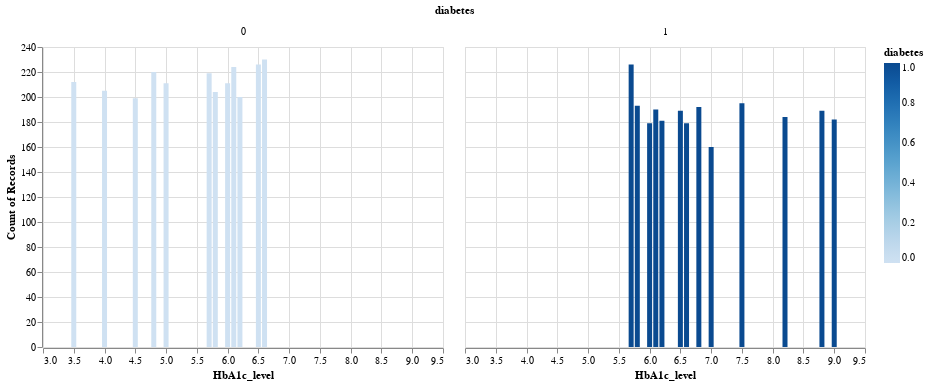

Source (notebook cell):
### Code cell
diabetes_small = diabetes_train.sample(5000)
diabetes_HbA1c_plot = alt.Chart(diabetes_small).mark_bar().encode(
    x = alt.X("HbA1c_level"),
    y = "count()",
    color = alt.Color("diabetes") 
).facet("diabetes")
diabetes_HbA1c_plot

### Figure 1 — Vega-Lite specification as saved in the notebook (floating-point values rounded to 4 significant figures; data arrays with more than 128 entries replaced by an {"elided": "..."} marker saying what was removed)
{"config": {"view": {"continuousWidth": 400, "continuousHeight": 300}}, "data": {"name": "data-e238d0aff131a9bab5bb43e98e0364bd"}, "facet": {"field": "diabetes", "type": "quantitative"}, "spec": {"mark": "bar", "encoding": {"color": {"field": "diabetes", "type": "quantitative"}, "x": {"field": "HbA1c_level", "type": "quantitative"}, "y": {"aggregate": "count", "type": "quantitative"}}}, "$schema": "https://vega.github.io/schema/vega-lite/v4.17.0.json", "datasets": {"data-e238d0aff131a9bab5bb43e98e0364bd": {"elided": "5000 records"}}}
